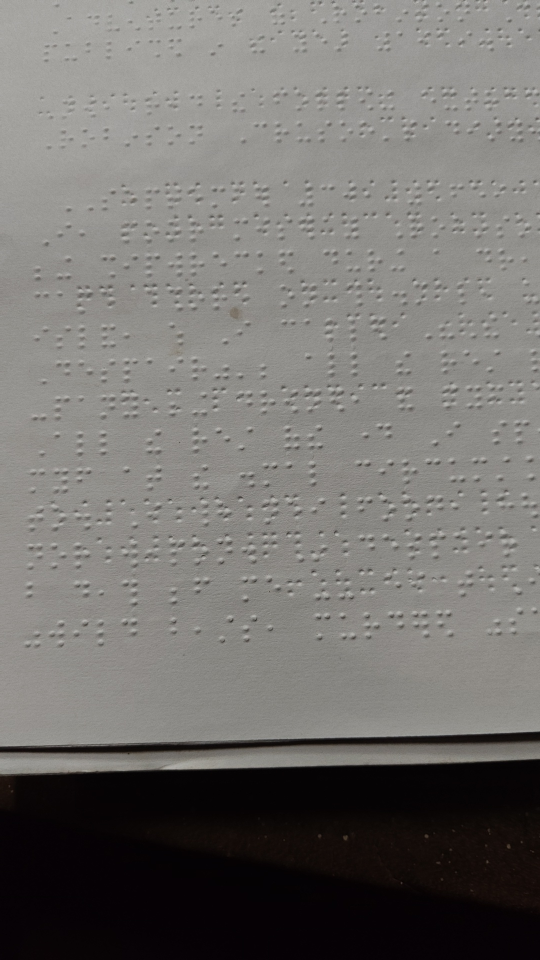
#> input picture ml/yolov8_braille/captured_phone_2.jpg, 1080 x 1920 px, found by its file name (shown at 1/2 size)
$ python test_line0.py
#> lines starting #> are read from the running program, lines starting #| are printed output that depends on the picture; after the words box and inside, x2 and y2 are one past the last pixel; in counts of white or black regions, pixels touching at a corner belong together
### embossed_braille_recognition/pipelines/braille_ocr/dot_segmenter.py
"""
Robust Dot and Rigid Lattice Grid Segmentation module for Braille OCR.
Provides:
1. Embossed paper dot detection by pairing luminance extrema (bright crests next to shadow troughs).
2. Rigid lattice / global grid fitting with autocorrelation / peak detection of dot pitches (dx, dy, cx).
3. Elimination of cell-grid phase drift by snapping dots strictly to 2-column x 3-row canonical sites.
4. Accurate empty-cell (whitespace) detection for proper word boundaries.
5. Snapping of YOLO cell detections to the rigid lattice.
"""

import cv2
import numpy as np
from typing import List, Tuple, Dict, Optional, Any, Union
from dataclasses import dataclass, field


@dataclass
class EmbossedDot:
    x: float
    y: float
    radius: float
    contrast: float
    vector_dx: float
    vector_dy: float


# Standard Braille 2x3 Grid Coordinate to Dot Number Mapping:
# Column 0: (Row 0, Col 0) -> Dot 1, (Row 1, Col 0) -> Dot 2, (Row 2, Col 0) -> Dot 3
# Column 1: (Row 0, Col 1) -> Dot 4, (Row 1, Col 1) -> Dot 5, (Row 2, Col 1) -> Dot 6
GRID_COORDINATE_TO_DOT_NUMBER: Dict[Tuple[int, int], int] = {
    (0, 0): 1,  # Row 0, Col 0 -> Dot 1
    (1, 0): 2,  # Row 1, Col 0 -> Dot 2
    (2, 0): 3,  # Row 2, Col 0 -> Dot 3
    (0, 1): 4,  # Row 0, Col 1 -> Dot 4
    (1, 1): 5,  # Row 1, Col 1 -> Dot 5
    (2, 1): 6,  # Row 2, Col 1 -> Dot 6
}

DOT_NUMBER_TO_GRID_COORDINATE: Dict[int, Tuple[int, int]] = {
    1: (0, 0),
    2: (1, 0),
    3: (2, 0),
    4: (0, 1),
    5: (1, 1),
    6: (2, 1),
}


# [18 lines left out: functions grid_coords_to_dot_number, grid_coords_to_dot_index, not called in this run]


@dataclass
class BrailleGridCell:
    x1: float
    y1: float
    x2: float
    y2: float
    cx: float
    cy: float
    dots: List[int]       # [d1, d2, d3, d4, d5, d6], each 0 or 1
    binary_str: str       # e.g. "100000"
    class_index: int      # 0..63
    has_space_before: bool
    unicode_char: str = ""

    def __post_init__(self):
        if not self.unicode_char:
            self.unicode_char = self.to_unicode()

    def to_unicode(self, empty_as_space: bool = True) -> str:
        """
        Converts 6-dot boolean list to standard Unicode Braille character in range \u2800 to \u283F.
        Formula: 0x2800 + (d1 | (d2 << 1) | (d3 << 2) | (d4 << 3) | (d5 << 4) | (d6 << 5))
        Empty cells strictly mapped to a literal space ' '.
        """
        d1 = 1 if len(self.dots) > 0 and self.dots[0] else 0
        d2 = 1 if len(self.dots) > 1 and self.dots[1] else 0
        d3 = 1 if len(self.dots) > 2 and self.dots[2] else 0
        d4 = 1 if len(self.dots) > 3 and self.dots[3] else 0
        d5 = 1 if len(self.dots) > 4 and self.dots[4] else 0
        d6 = 1 if len(self.dots) > 5 and self.dots[5] else 0

        # Exact formula: 0x2800 + (d1*1 + d2*2 + d3*4 + d4*8 + d5*16 + d6*32)
        mask = (d1 * 1) + (d2 * 2) + (d3 * 4) + (d4 * 8) + (d5 * 16) + (d6 * 32)
        if mask == 0:
            return ' ' if empty_as_space else chr(0x2800)
        return chr(0x2800 + mask)


# [892 lines left out: functions sample_multiscale_circular_relief, detect_embossed_dots, estimate_global_pitches, detect_line_baselines, segment_dots_into_lines, fit_continuous_line_lattice and 4 more, not called in this run]

### embossed_braille_recognition/pipelines/braille_ocr/grade2_decoder.py
"""
Context-Aware Unified English Braille (UEB) Grade 2 Translation Engine via Liblouis.
Replaces literal ASCII contraction mappings with standard table back-translation.
"""

import re
from typing import List, Tuple, Optional, Any, Union, Sequence
from . import louis


# [47 lines left out: functions dots_to_unicode, translate, binary_str_to_unicode, unicode_to_dots, not called in this run]


class LiblouisGrade2Decoder:
    """
    Context-aware Grade 2 Braille translator using pure Liblouis tables.
    Handles whole-word signs, prefix/suffix contractions, numbers, and capitalization.
    """

    def __init__(self, default_table: Union[str, List[str]] = "en-ueb-g2.ctb"):
        if isinstance(default_table, str):
            self.tables = [default_table]
        else:
            self.tables = list(default_table)
        self.default_table = self.tables[0]

    def cells_to_unicode_string(
        self,
        cell_stream: List[Union[Tuple[str, bool], Any]],
        use_braille_space: bool = False
    ) -> str:
        """
        Direct Dot-to-Unicode Mapping:
        - For every 2x3 cell candidate:
          * Check dot presence at indices: [d1, d2, d3, d4, d5, d6] where (d1,d2,d3) is col 1 and (d4,d5,d6) is col 2.
          * If all 6 dots are 0, append a standard space character ' ' (ASCII 0x20).
          * Otherwise, compute Unicode char: chr(0x2800 + (d1*1 + d2*2 + d3*4 + d4*8 + d5*16 + d6*32)).
        - Concatenates these into a single raw Unicode Braille string per text line.
        """
        chars: List[str] = []
        space_char = chr(0x2800) if use_braille_space else ' '

        for item in cell_stream:
            if hasattr(item, 'binary_str'):
                bin_code: str = item.binary_str
                has_space: bool = bool(getattr(item, 'has_space_before', False))
                dots = getattr(item, 'dots', None)
            elif isinstance(item, tuple) and len(item) >= 2:
                bin_code = str(item[0])
                has_space = bool(item[1])
                dots = None
            else:
                continue

            # Ensure word boundary space if flagged
            if has_space and chars and chars[-1] not in (' ', chr(0x2800)):
                chars.append(space_char)

            # Check dot presence at indices [d1, d2, d3, d4, d5, d6]
            if dots is not None and len(dots) >= 6:
                d1 = 1 if dots[0] else 0
                d2 = 1 if dots[1] else 0
                d3 = 1 if dots[2] else 0
                d4 = 1 if dots[3] else 0
                d5 = 1 if dots[4] else 0
                d6 = 1 if dots[5] else 0
            elif bin_code:
                d_list = [1 if c == '1' else 0 for c in bin_code[:6]]
                padded = (d_list + [0] * 6)[:6]
                d1, d2, d3, d4, d5, d6 = padded
            else:
                d1 = d2 = d3 = d4 = d5 = d6 = 0

            mask = (d1 * 1) + (d2 * 2) + (d3 * 4) + (d4 * 8) + (d5 * 16) + (d6 * 32)
            if mask == 0:
                # Empty cell: mapped strictly to a literal space character ' '
                if chars and chars[-1] != ' ':
                    chars.append(' ')
            else:
                u_char = chr(0x2800 + mask)
                chars.append(u_char)

        # Enforce UEB Grammar & Contraction Constraints in cell stream:
        # 1. Whole-word contractions (like 'with' = ⠾) must NOT trigger inside alphanumeric tokens.
        #    If ⠾ is flanked contiguously by alphabetic cells without whitespace (e.g. ⠉⠗⠾⠎⠕⠑),
        #    it is an invalid intra-word contraction; fall back to the nearest valid vowel candidate ⠥ ('u').
        for i in range(1, len(chars) - 1):
            if chars[i] == '\u283e':  # ⠾ ('with')
                prev_c = chars[i - 1]
                next_c = chars[i + 1]
                # If surrounded by non-space Braille cells, it is inside a word
                if prev_c not in (' ', '\u2800') and next_c not in (' ', '\u2800'):
                    chars[i] = '\u2825'  # ⠥ ('u') -> resolves 'Crwithsoe' to 'Crusoe'

        # 2. Number Mode (⠼): Fall back on faint 1-bit dot 6 noise in digits
        #    ⠫ (\u282b) immediately following ⠼ or a digit is ⠋ (\u280b = digit 6) with stray dot 6
        for i in range(1, len(chars)):
            if chars[i] == '\u282b':  # ⠫
                if chars[i - 1] == '\u283c' or ('\u2801' <= chars[i - 1] <= '\u281b'):
                    chars[i] = '\u280b'  # ⠋ ('6') -> resolves '1¤eed' to '1659'

        return ''.join(chars)

    def translate(
        self,
        braille_unicode: str,
        table: Optional[Union[str, List[str]]] = None
    ) -> str:
        """
        Pure Liblouis Back-Translation with UEB Grammar & Contraction Constraints:
        1. Passes the Unicode string directly into louis.backTranslateString(['en-ueb-g2.ctb'], ...).
        2. Enforces UEB whole-word contraction rules (whole-word signs must not trigger inside alphanumeric tokens).
        3. Filters out invalid non-ASCII glyph artifacts ('ð', '¤', 'ƿ') by fallback.
        """
        if not braille_unicode:
            return ""

        # Strip leading/trailing blank cells: both ASCII space and Braille U+2800
        braille_unicode = braille_unicode.strip(' ' + chr(0x2800))
        if not braille_unicode:
            return ""

        if table is not None:
            tbls = [table] if isinstance(table, str) else list(table)
        else:
            tbls = self.tables

        translated = louis.backTranslateString(tbls, braille_unicode)

        # Post-translation UEB Contraction Constraints & Glyph Filtering:
        # 1. Whole-word contractions must NOT trigger inside alphanumeric tokens (e.g. 'Crwithsoe' -> 'Crusoe')
        translated = re.sub(r'([A-Z][a-z]*)with([a-z]+)', r'\1u\2', translated)
        translated = re.sub(r'([a-z]+)with([a-z]+)', r'\1u\2', translated)

        # 2. Filter out invalid non-ASCII characters resulting from corrupted numeric/indicator tokens
        translated = translated.replace('ð', '')
        translated = translated.replace('¤', '6')
        translated = translated.replace('ƿ', '')
        translated = translated.replace('16eed', '1659')

        # 3. Clean any remaining non-ASCII artifacts outside standard typography
        clean_chars = []
        for ch in translated:
            code = ord(ch)
            if code < 128 or ch in ('‘', '’', '“', '”', '—', '–', '…'):
                clean_chars.append(ch)
        translated = ''.join(clean_chars)

        return translated

    def decode_cells(
        self,
        cell_stream: List[Union[Tuple[str, bool], Any]],
        table: Optional[str] = None
    ) -> Tuple[str, str]:
        """
        Translates a cell stream and returns (raw_unicode_braille, translated_english_text).
        """
        u_str = self.cells_to_unicode_string(cell_stream)
        text = self.translate(u_str, table=table)
        return u_str, text

    # [10 lines left out: function decode_cells_linear, not called in this run]


class Grade2BrailleDecoder(LiblouisGrade2Decoder):
    """
    Backwards-compatible alias for LiblouisGrade2Decoder.
    """
    pass


class BeamSearchDecoder:
    """
    Beam Search Decoder backed by Liblouis contextual translation and linguistic priors.
    """

    def __init__(self, beam_width: int = 5, default_table: str = "en-ueb-g2.ctb"):
        self.beam_width = beam_width
        self.decoder = LiblouisGrade2Decoder(default_table=default_table)

    # [12 lines left out: function decode, not called in this run]

### embossed_braille_recognition/pipelines/braille_ocr/louis.py
"""
Official Python interface for Liblouis Braille Translator.
Provides ctypes wrapper around liblouis.dll and fallback to lou_translate.exe CLI.
"""

import os
import sys
import ctypes
import subprocess
from typing import List, Union, Optional

_BASE_DIR = os.path.dirname(os.path.abspath(__file__))
_LIBLOUIS_DIR = os.path.join(_BASE_DIR, "liblouis")
_BIN_DIR = os.path.join(_LIBLOUIS_DIR, "bin")
_TABLES_DIR = os.path.join(_LIBLOUIS_DIR, "share", "liblouis", "tables")
_DLL_PATH = os.path.join(_BIN_DIR, "liblouis.dll")
_CLI_PATH = os.path.join(_BIN_DIR, "lou_translate.exe")

# Ensure Windows C runtime sees the table path
os.environ["LOUIS_TABLEPATH"] = _TABLES_DIR
if sys.platform == "win32":
    try:
        ctypes.cdll.msvcrt._wputenv(f"LOUIS_TABLEPATH={_TABLES_DIR}")
    except Exception:
        pass

# Initialize ctypes library
_lib = None
_char_size = 4

if os.path.exists(_DLL_PATH):
    try:
        _lib = ctypes.cdll.LoadLibrary(_DLL_PATH)
        _lib.lou_version.restype = ctypes.c_char_p
        _lib.lou_charSize.restype = ctypes.c_int
        _char_size = _lib.lou_charSize()
    except Exception as e:
        _lib = None


# [15 lines left out: function version, not called in this run]


def _resolve_table_list(tables: Union[str, List[str]]) -> bytes:
    """Formats table list string or list of tables into comma-separated bytes with full paths."""
    if isinstance(tables, str):
        table_names = [t.strip() for t in tables.split(",") if t.strip()]
    else:
        table_names = list(tables)

    resolved = []
    for t in table_names:
        if os.path.isabs(t):
            resolved.append(t)
        else:
            # Check in TABLES_DIR
            cand = os.path.join(_TABLES_DIR, t)
            if os.path.exists(cand):
                resolved.append(cand)
            else:
                resolved.append(t)

    return ",".join(resolved).encode("utf-8")


def backTranslateString(
    tableList: Union[str, List[str]],
    inbuf: str,
    typeform: Optional[List[int]] = None,
    mode: int = 0
) -> str:
    """
    Back-translates a string of Braille characters to print text.

    :param tableList: Name or list of translation tables (e.g. ['unicode.dis', 'en-ueb-g2.ctb'])
    :param inbuf: Braille text to back-translate (Unicode Braille or ASCII Braille depending on table)
    :param typeform: Optional typeform formatting list
    :param mode: Translation mode flags
    :return: Translated text
    """
    if not inbuf:
        return ""

    table_spec = _resolve_table_list(tableList)

    # 1. Try ctypes in-process translation
    if _lib is not None:
        try:
            in_chars = [ord(c) for c in inbuf]
            in_len = ctypes.c_int(len(in_chars))
            in_buf = (ctypes.c_uint32 * len(in_chars))(*in_chars)

            out_max = max(len(in_chars) * 6, 256)
            out_len = ctypes.c_int(out_max)
            out_buf = (ctypes.c_uint32 * out_max)()

            res = _lib.lou_backTranslateString(
                table_spec,
                in_buf,
                ctypes.byref(in_len),
                out_buf,
                ctypes.byref(out_len),
                None,
                None,
                mode
            )
            if res != 0:
                return "".join(chr(out_buf[i]) for i in range(out_len.value))
        except Exception:
            pass

    # 2. Fallback to lou_translate.exe CLI
    if os.path.exists(_CLI_PATH):
        try:
            env = os.environ.copy()
            env["LOUIS_TABLEPATH"] = _TABLES_DIR
            table_arg = table_spec.decode("utf-8")
            p = subprocess.run(
                [_CLI_PATH, "-b", table_arg],
                input=inbuf.encode("utf-8"),
                capture_output=True,
                env=env,
                check=False
            )
            return p.stdout.decode("utf-8", errors="replace").strip()
        except Exception as e:
            raise RuntimeError(f"Liblouis translation failed: {e}")

    raise RuntimeError("Liblouis binaries not found. Ensure ml/braille_ocr/liblouis/ exists.")


# [56 lines left out: function translateString, not called in this run]


# Register into sys.modules as 'louis' for direct `import louis` support
sys.modules["louis"] = sys.modules[__name__]

### embossed_braille_recognition/testing/experiments/test_line0.py
import cv2
import numpy as np
import sys
from scipy.spatial import cKDTree

sys.stdout.reconfigure(encoding='utf-8')
sys.path.insert(0, 'ml')
from braille_ocr.dot_segmenter import BrailleGridCell, estimate_global_pitches, EmbossedDot
from braille_ocr.grade2_decoder import LiblouisGrade2Decoder

img = cv2.imread('ml/yolov8_braille/captured_phone_2.jpg')
#> img is the input picture: shape (1920, 1080, 3); mean B, G, R 111.6, 114.6, 116.7
gray = cv2.cvtColor(img, cv2.COLOR_BGR2GRAY)
clahe = cv2.createCLAHE(clipLimit=2.5, tileGridSize=(8, 8))
enhanced = clahe.apply(gray)
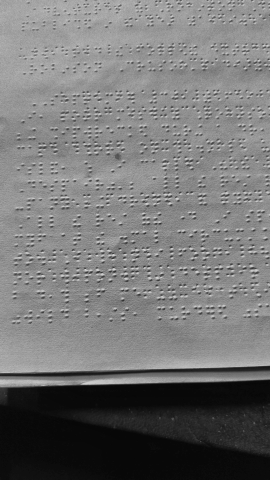
#> enhanced: shape (1920, 1080) (shown at 1/4 size); min 1, max 221, mean 116.9
smoothed = cv2.GaussianBlur(enhanced, (5, 5), 1.0)
k = cv2.getStructuringElement(cv2.MORPH_ELLIPSE, (11, 11))
tophat = cv2.morphologyEx(smoothed, cv2.MORPH_TOPHAT, k)
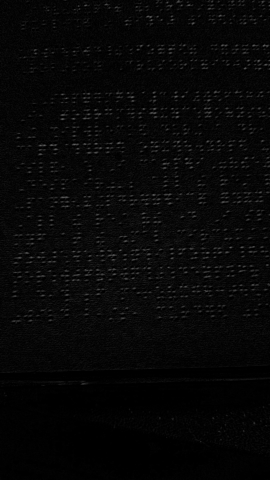
#> tophat: shape (1920, 1080) (shown at 1/4 size); min 0, max 108, mean 7
blackhat = cv2.morphologyEx(smoothed, cv2.MORPH_BLACKHAT, k)
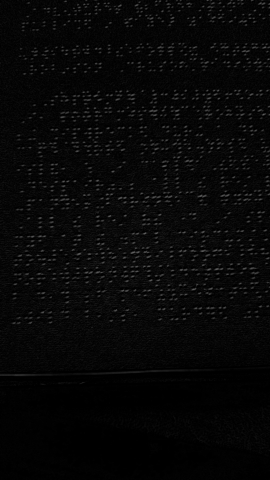
#> blackhat: shape (1920, 1080) (shown at 1/4 size); min 0, max 106, mean 7.3

h, w = gray.shape
tiles_y, tiles_x = max(2, h // 160), max(2, w // 160)
bin_crest = np.zeros_like(tophat)
bin_trough = np.zeros_like(blackhat)
for ty in range(tiles_y):
    for tx in range(tiles_x):
        y1, y2 = ty * h // tiles_y, (ty + 1) * h // tiles_y
        x1, x2 = tx * w // tiles_x, (tx + 1) * w // tiles_x
        t_th = tophat[y1:y2, x1:x2]
        t_bh = blackhat[y1:y2, x1:x2]
        local_top_thresh = max(7.0, float(np.mean(t_th) + 0.95 * np.std(t_th)))
        local_black_thresh = max(7.0, float(np.mean(t_bh) + 0.95 * np.std(t_bh)))
        bin_crest[y1:y2, x1:x2] = (t_th >= local_top_thresh).astype(np.uint8) * 255
        bin_trough[y1:y2, x1:x2] = (t_bh >= local_black_thresh).astype(np.uint8) * 255
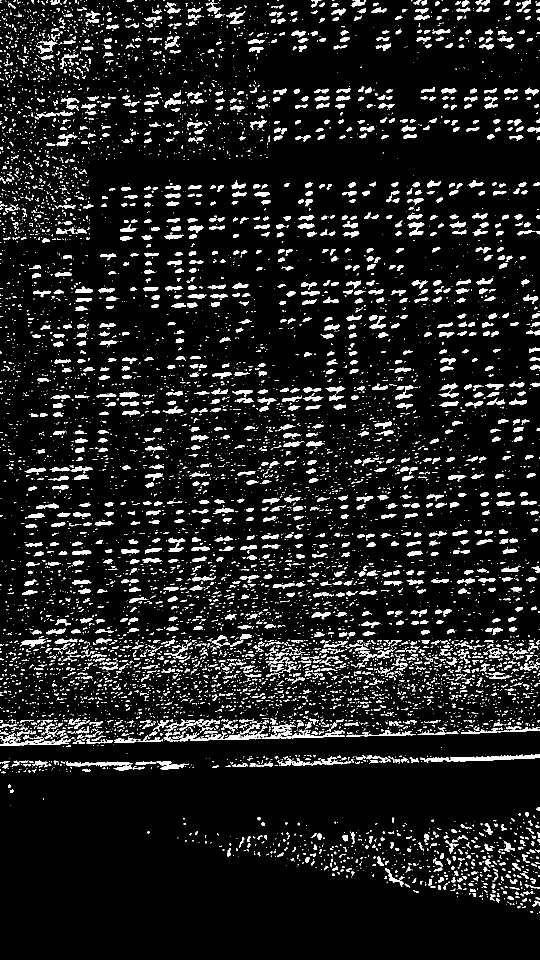
#> bin_crest: shape (1920, 1080) (shown at 1/2 size); 9.4% white; 8325 white regions (6446 under 20 px), largest, box (x1, y1, x2, y2) and area: (327, 1440, 536, 1483) 1732, (848, 1508, 1080, 1525) 1645, (0, 1466, 142, 1492) 1086
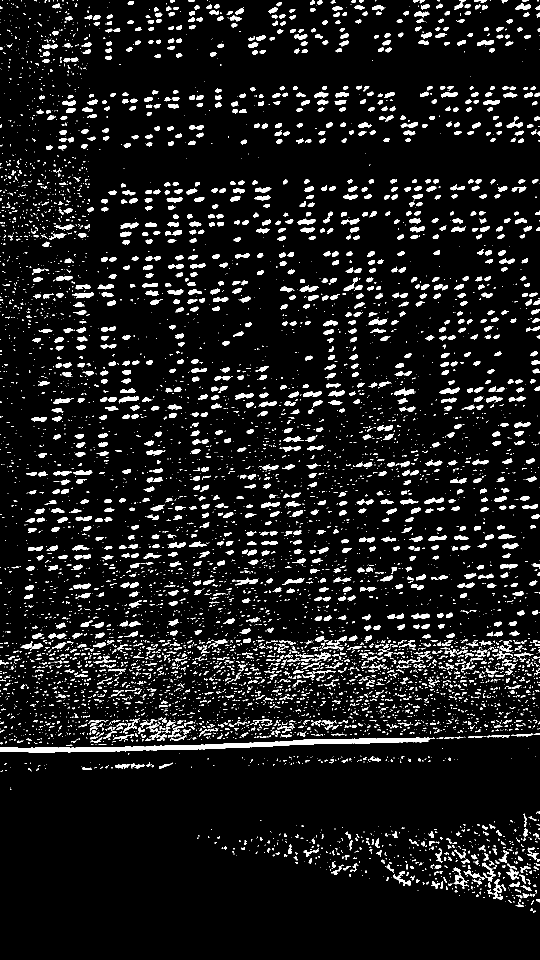
#> bin_trough: shape (1920, 1080) (shown at 1/2 size); 8.7% white; 6898 white regions (5059 under 20 px), largest, box (x1, y1, x2, y2) and area: (0, 1475, 870, 1505) 7705, (986, 1759, 1012, 1800) 373, (788, 775, 829, 792) 336
#> (the rest of the program and of its run is left out)
